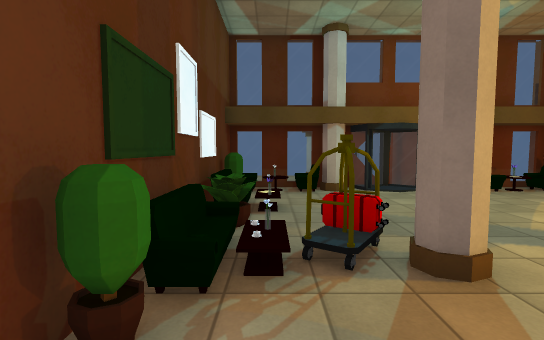
[1] (above)

12 first-person views from a walk through a 3-D level made in the Unity game engine. The camera is 1.5 m above the floor, tilts 4° down and sees 85° across. The floor is counted in squares, 1 m on a side. Each view is taken from the middle of a square. On the plan, view 1 faces up. The plan holds only what a view shows up to about 15 squares ahead; the rest is blank. Some animated figures are not drawn. Surface patterns are stand-ins for the level's own textures.

[2]
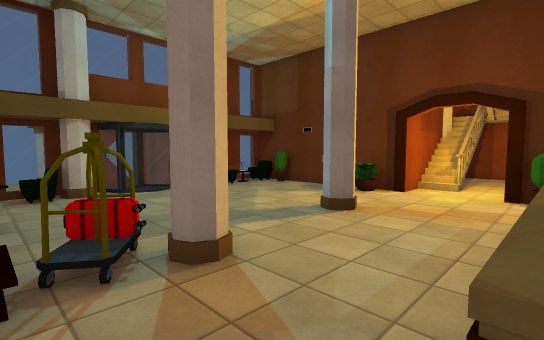

[3]
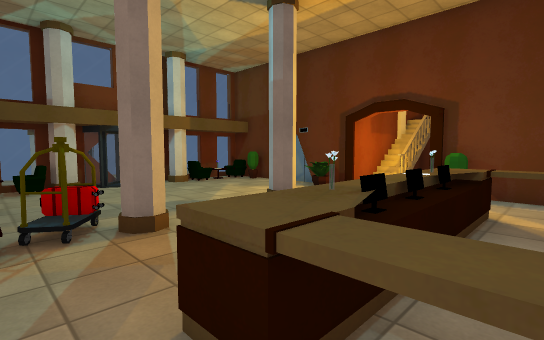

[4]
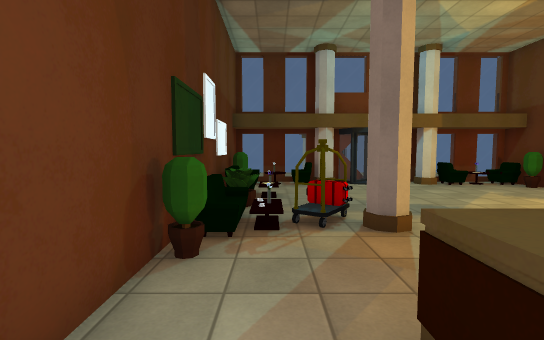

[5]
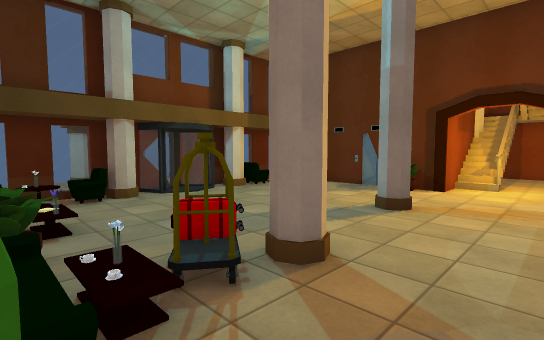

[6]
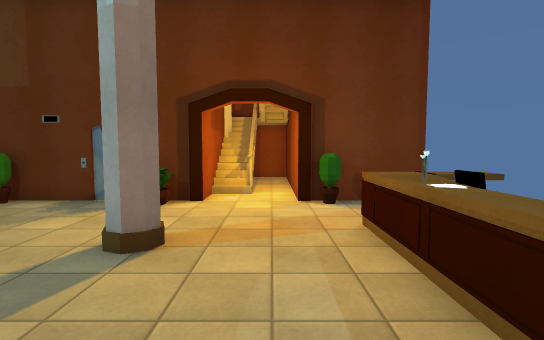

[7]
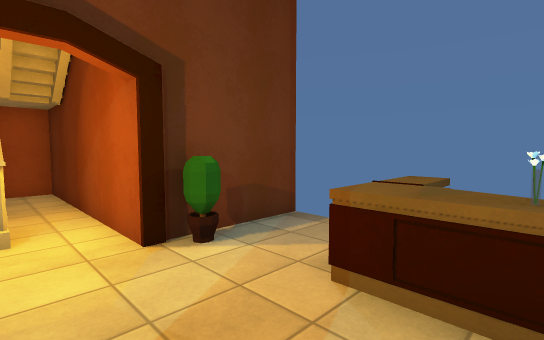

[8]
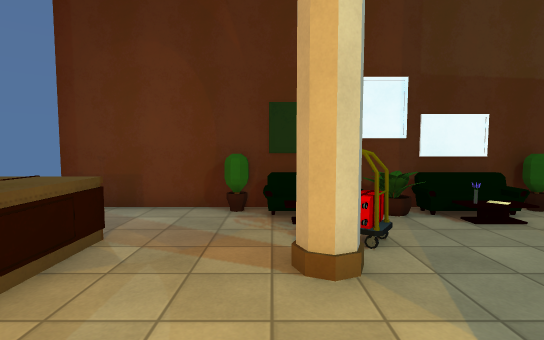

[9]
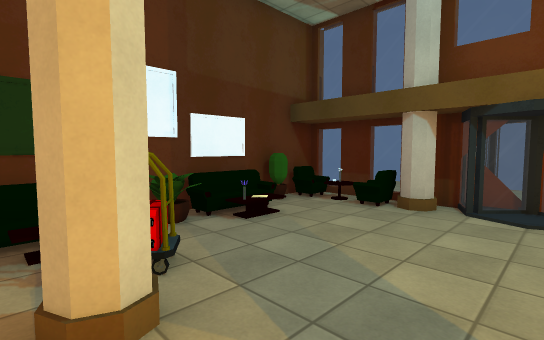

[10]
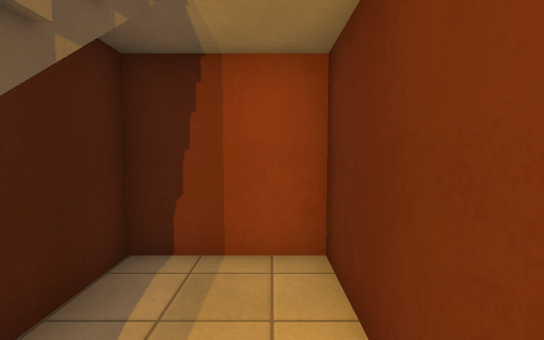

[11]
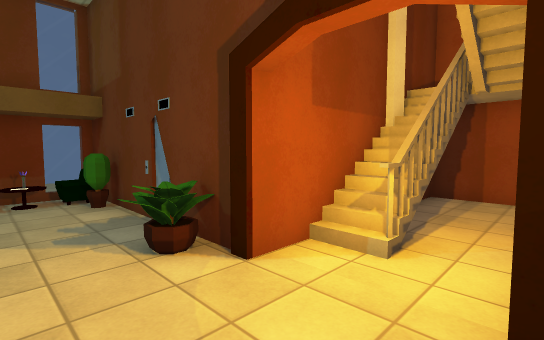

[12]
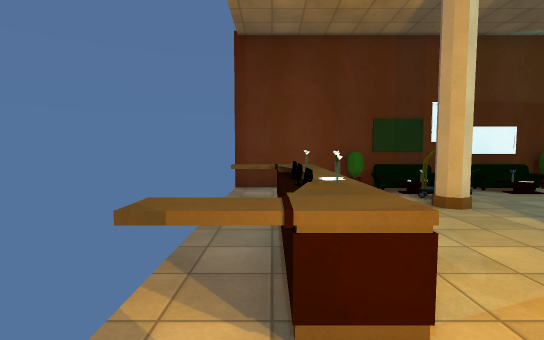

### Floor plan
Key: @ floor where view 1 was taken; # wall or solid block; . floor; / step, stairs or slope; = window, fence, low wall or low ledge; ^ raised ledge; O other object.
Columns run from 2 left of view 1 to 18 right of it. Each row starts with its distance up from view 1.
 12 ##############
 11 #OOO##==##OOO#
 10 #O.O......O.O#
  9 #O..........O#
  8 #OO..........#
  7 #=O..........#
  6 #............#
  5 #O.O........O#
  4 #/OO#....#...########
  3 #O............#==#..#
  2 #O..................#
  1 #...........O########
  0 #.@^^O ^O^^.O#
 -1 #..^^^^^^^^..#
 -2 #..^......^..#
 -3 #            #

Where each view was taken, in squares from view 1:
view 1: 0 up, 0 right, facing up
view 2: 0 up, 0 right, facing up-right
view 3: 2 down, 0 right, facing up-right
view 4: 2 down, 0 right, facing up
view 5: 1 up, 1 left, facing up-right
view 6: 2 up, 2 right, facing right
view 7: 3 up, 6 right, facing down-right
view 8: 3 up, 6 right, facing left
view 9: 3 up, 5 right, facing up-left
view 10: 2 up, 14 right, facing right
view 11: 1 up, 8 right, facing up-right
view 12: 1 down, 10 right, facing left
